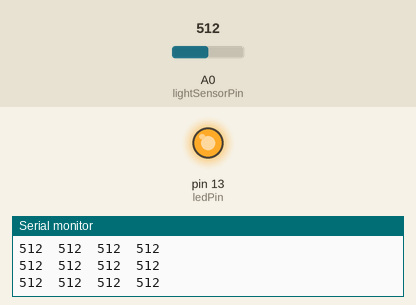
The sketch below on a simulated Arduino Uno, built with avr-gcc and run on an emulated ATmega328P. Parts: output pins drawn as LEDs (lit = HIGH), the last lines printed to the serial monitor. The test bench sets the inputs (shaded band); at power-on: A0 (lightSensorPin) = 512.

Above: at 0.1 s.
At 6.2 s:
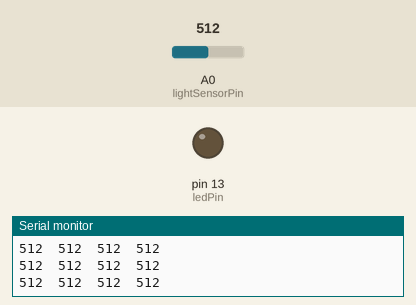
6.3 s: A0 (lightSensorPin) set to 716
7.8 s: A0 (lightSensorPin) set to 511
Timing chart, 0 to 10.8 s (numbered marks = the images above; inputs shaded):
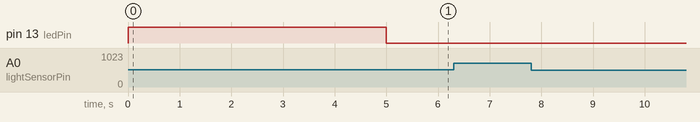

The sketch:

20_calibrateWithFIlters.ino
```cpp
// calibrating a sensor
// finding max, min, range of readings
// setting thresholds


#include <MedianFilter.h>

// Median filter variables
MedianFilter medianValues(32, 0); // first value can be up to 255
// second value is a preset - i leave it zero
// EMA filter variables
int   medianFilteredValue;
int   EMA         = 0;
float EMAconstant = 0.1;

int finalValue; // variable to hold final filtered outcomes

// calibration variables
int maxBrightness = 0;     // initialize very small
int minBrightness = 2000;  // initialize very big
int brightnessRange = 0;
int brightnessThreshold = 0;
float thresholdAmount = 0.5; // 0.0 - 1.0, percent of range

// sensor (photoCell) variables
int lightSensorPin = A0;
int avgBrightnessReading;
int brightness = 0;
int lastBrightness = 0;

int crossedThreshold = 0;

// indicator variables
int ledPin = 13; // built in led
int count = 0;

void setup() {
  // put your setup code here, to run once:
  Serial.begin(9600);
  pinMode(lightSensorPin, INPUT);
  pinMode(ledPin, OUTPUT);


  // enter calibration mode
  unsigned long start = millis();

  digitalWrite(ledPin, 1); // turn LED on to indicate calibration mode
  Serial.println("calibrating sensor");

  do {
    brightness = analogRead(lightSensorPin);
    calibrate(brightness);
    printReadings(brightness);
    delay(10);
    //printCalibrationIndicator();
  } while (millis() - start < 5000); // calibrate for 5 seconds

  digitalWrite(ledPin, 0); // led OFF, calibration complete
  // calibration complete

  Serial.println("setup complete");

}

void loop() {

  // *******  get simple average of (X) distances
  avgBrightnessReading = averageBrightness(2); // average (X) readings


  // *******  filter readings -- as needed
  // get median of distances
  medianValues.in(avgBrightnessReading);
  medianFilteredValue = medianValues.out();

  // get low pass -- or Exponential Moving Average
  EMA = (int)(EMAconstant * medianFilteredValue) + ((1.0 - EMAconstant) * EMA);

  // *******  decide which value you want to use
  // can be avgBrightnessReading OR medianFilteredValue OR EMA
  finalValue = avgBrightnessReading;


  // ******* check <finalValue> against <brightnessThreshold>

  crossedThreshold = checkThreshold(finalValue);

  // determine action

  switch ( crossedThreshold ) {
    case (0):
      // below threshold here
      Serial.println("below");
      break;

    case (1):
      // above threshold code here
      Serial.println("above");
      break;
  }

  // take action

  // write to speaker


  printReadings(finalValue);
  delay(10);
}

void printReadings(int newReading) {
  Serial.print( newReading );
  Serial.print('\t');
  Serial.print( brightnessThreshold);
  Serial.print('\t');
  Serial.print( maxBrightness);
  Serial.print('\t');
  Serial.println( minBrightness);
}
```

calibrate.ino
```cpp
void calibrate(int newValue){
  if(newValue > maxBrightness)  maxBrightness = newValue;
  if(newValue < minBrightness)  minBrightness = newValue;
  brightnessRange = maxBrightness-minBrightness;
  brightnessThreshold = minBrightness + (brightnessRange*thresholdAmount);
}


int checkThreshold(int theValue){
  if (theValue > brightnessThreshold) return 1;  // above threshold
  if (theValue < brightnessThreshold) return 0;  // below threshold
}


void printCalibrationIndicator(){
  Serial.print('.');
  count++;
  if (count > 50) {
    Serial.println();
    count = 0;
  } // formatting - new line every 50 periods
}
```

readSensors.ino
```cpp
// this function reads the distance 'howMany' times
// it then returns the average of those readings


int averageBrightness( int howMany ){
  long dist = 0;
  for (int i = 0; i < howMany; i++){
      dist += analogRead(lightSensorPin);
      delay(2);
  }
  return dist = (int) dist / howMany;
}
```
